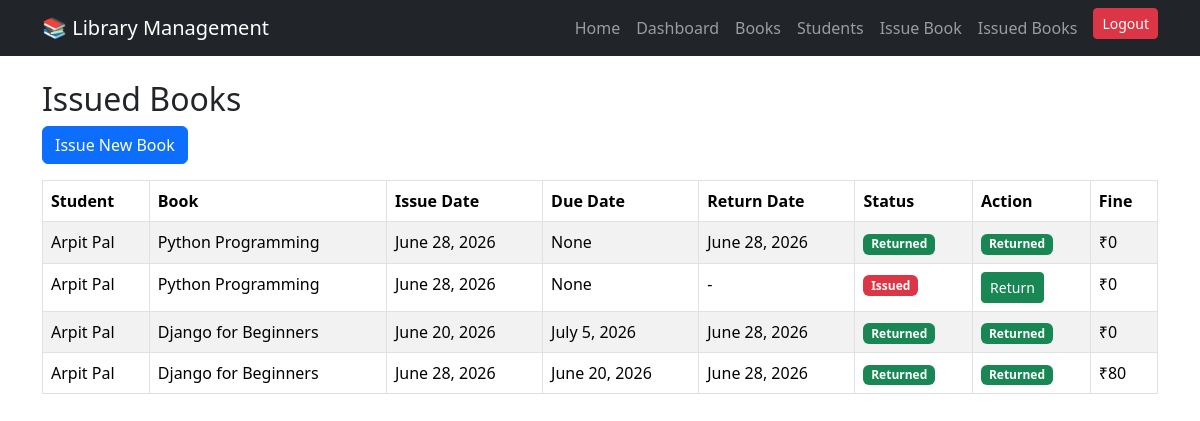
Before: /issue/list/ (signed in) with the older database file.
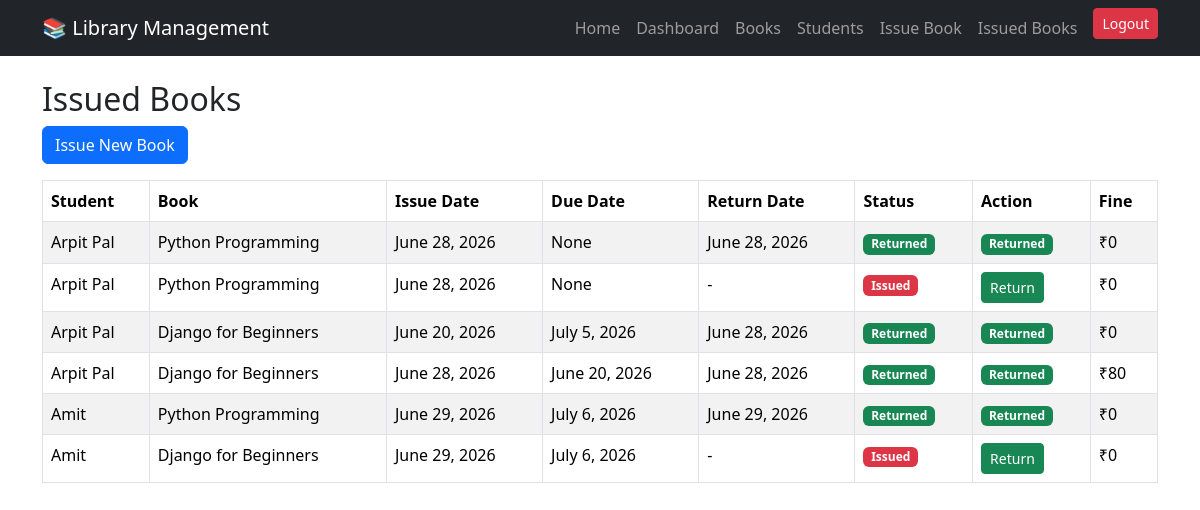
After: the same page with the newer database file.
### library/models.py (models this page shows, shortened)
class IssueBook(models.Model):
    student = models.ForeignKey(Student, on_delete=models.CASCADE)
    book = models.ForeignKey(Book, on_delete=models.CASCADE)
    issue_date = models.DateField(default=timezone.now)
    due_date = models.DateField(null=True, blank=True)
    return_date = models.DateField(null=True, blank=True)
    fine = models.PositiveIntegerField(default=0)
    is_returned = models.BooleanField(default=False)

class Student(models.Model):
    name = models.CharField(max_length=100)
    student_id = models.CharField(max_length=20, unique=True)
    course = models.CharField(max_length=100)
    mobile = models.CharField(max_length=15)

class Book(models.Model):
    title = models.CharField(max_length=200)
    author = models.CharField(max_length=100)
    isbn = models.CharField(max_length=20, unique=True)
    category = models.CharField(max_length=100)
    quantity = models.PositiveIntegerField()
    available = models.PositiveIntegerField()

### library/views.py (the view)
# urls.py: path('issue/list/', views.issue_list, name='issue_list'),
@login_required
def issue_list(request):
    issues = IssueBook.objects.all()
    return render(request, 'library/issue_list.html', {
        'issues': issues
    })

### library/templates/library/issue_list.html (shortened to what this page needs)
{% extends 'library/base.html' %}
{% block content %}
<h2>Issued Books</h2>
<a href="{% url 'issue_book' %}" class="btn btn-primary mb-3">
    Issue New Book
</a>
<table class="table table-bordered table-striped">
    <thead>
        <tr>
            <th>Student</th>
            <th>Book</th>
            <th>Issue Date</th>
            <th>Due Date</th>
            <th>Return Date</th>
            <th>Status</th>
            <th>Action</th>
            <th>Fine</th>
        </tr>
    </thead>
    <tbody>
    {% for issue in issues %}
        <tr>
            <td>{{ issue.student.name }}</td>
            <td>{{ issue.book.title }}</td>
            <td>{{ issue.issue_date }}</td>
            <td>{{ issue.due_date }}</td>
            <td>
    {% if issue.return_date %}
        {{ issue.return_date }}
    {% else %}
        -
    {% endif %}
</td>
            <td>
                {% if issue.is_returned %}
                    <span class="badge bg-success">
                        Returned
                    </span>
                {% else %}
                    <span class="badge bg-danger">
                        Issued
                    </span>
                {% endif %}
            </td>
            <td>
                {% if not issue.is_returned %}
                    <a href="{% url 'return_book' issue.id %}"
                       class="btn btn-success btn-sm">
                        Return
                    </a>
                {% else %}
                    <span class="badge bg-success">
                        Returned
                    </span>
                {% endif %}
            </td>
            <td>₹{{ issue.fine }}</td>
        </tr>
    {% empty %}
        <tr>
           <td colspan="8" class="text-center">
                No Issued Books
            </td>
        </tr>
    {% endfor %}
    </tbody>
</table>
{% endblock %}

### library/templates/library/base.html (shortened to what this page needs)
<!DOCTYPE html>
<html lang="en">
<head>
    <link href="https://cdn.jsdelivr.net/npm/bootstrap@5.3.7/dist/css/bootstrap.min.css" rel="stylesheet">
</head>
<body>
<nav class="navbar navbar-expand-lg navbar-dark bg-dark">
    <div class="container">
        <a class="navbar-brand" href="/">📚 Library Management</a>
        <div class="collapse navbar-collapse" id="navbarNav">
<ul class="navbar-nav ms-auto">
    <li class="nav-item">
        <a class="nav-link" href="{% url 'home' %}">Home</a>
    </li>
    <li class="nav-item">
        <a class="nav-link" href="{% url 'dashboard' %}">Dashboard</a>
    </li>
    <li class="nav-item">
        <a class="nav-link" href="{% url 'book_list' %}">Books</a>
    </li>
    <li class="nav-item">
        <a class="nav-link" href="{% url 'student_list' %}">Students</a>
    </li>
    <li class="nav-item">
        <a class="nav-link" href="{% url 'issue_book' %}">Issue Book</a>
    </li>
    <li class="nav-item">
        <a class="nav-link" href="{% url 'issue_list' %}">Issued Books</a>
    </li>
    {% if user.is_authenticated %}
<li class="nav-item">
    <form method="post" action="{% url 'logout' %}">
        <button type="submit" class="btn btn-danger btn-sm ms-2">
            Logout
        </button>
    </form>
</li>
{% endif %}
</ul>
        </div>
    </div>
</nav>
<div class="container mt-4">
    {% block content %}
    {% endblock %}
</div>
</body>
</html>

Changed rows visible on the page:
added IssueBook: student.name "Amit", book "Python Programming", issue_date "June 29, 2026", due_date "July 6, 2026", return_date "June 29, 2026", is_returned "Returned", fine "0"
added IssueBook: student.name "Amit", book "Django for Beginners", issue_date "June 29, 2026", due_date "July 6, 2026", is_returned "Issued", fine "0"
